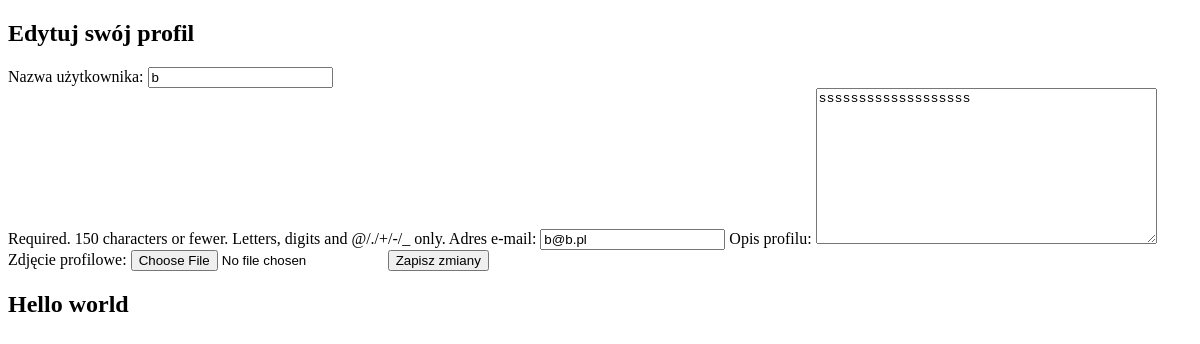
/profile/update/ (signed in), run on an earlier commit of the app's database.
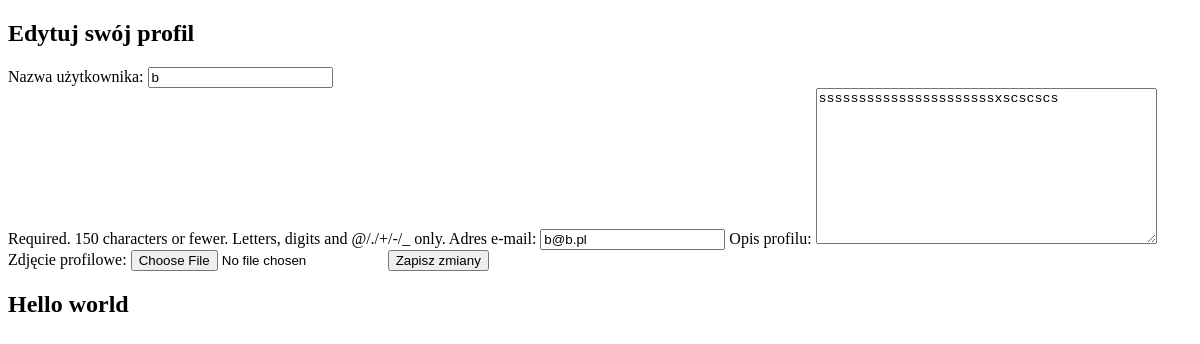
And on a later commit of the database.
### portal/models.py (models this page shows)
class Profile(models.Model):
    user = models.OneToOneField(User, on_delete=models.CASCADE)
    description = models.TextField(blank = True)
    image = models.ImageField(upload_to='profiles/%Y/%m/%d', blank = True)

### portal/views.py (the view)
# urls.py: path('profile/update/', views.user_edit_profile, name='profile-update'),
@login_required
def user_edit_profile(request):
    if request.method == 'POST':
        user_form = UserEditForm(instance=request.user,data=request.POST)
        profile_form = ProfileEditForm(instance=request.user.profile,data=request.POST)
        if user_form.is_valid() and profile_form.is_valid():
            user_form.save()
            profile_form.save()
    else:
        user_form = UserEditForm(instance=request.user)
        profile_form = ProfileEditForm(instance=request.user.profile)
    return render(request,'portal/profile_detail_update.html', {'user_form': user_form,'profile_form': profile_form})

### portal/forms.py
class UserEditForm(forms.ModelForm):
    class Meta:
        model = User
        fields = ('username', 'email')
        labels = {
            'username': 'Nazwa użytkownika',
            'email': 'Adres e-mail'
        }

class ProfileEditForm(forms.ModelForm):
    class Meta:
        model = Profile
        fields = ('description', 'image')
        labels ={
            'description': 'Opis profilu',
            'image': 'Zdjęcie profilowe'
        }

### portal/templates/portal/profile_detail_update.html (shortened to what this page needs)
{% extends "portal/base.html" %}
{% block content %}
  <form class="form-signin" method="POST">
    <div >
      <h2>Edytuj swój profil</h2>
    </div>
    {{ user_form}}
    {{ profile_form}}
    <button  class="btn" type="submit">Zapisz zmiany</button>
  </form>
{% endblock %}

What changed in the data, as far as the page shows it:
changed Profile: description "sssssssssssssssssss" → "ssssssssssssssssssssssxscscscs"
